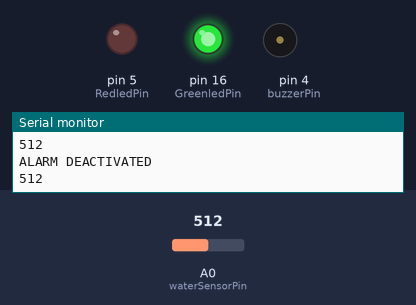
Recording of a sketch running on a simulated Arduino Uno, built with avr-gcc and run on an emulated ATmega328P. Parts: output pins drawn as LEDs (lit = HIGH), buzzer (waves = sounding), the last lines printed to the serial monitor. Dashed ring = blinking. The inputs (shaded band) are chosen by the test bench; at power-on: A0 (waterSensorPin) = 512.

Above: at 1.2 s.
1.3 s: A0 (waterSensorPin) set to 399
2.8 s: A0 (waterSensorPin) set to 382
At 3.06 s:
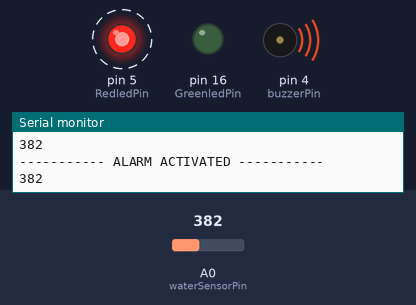
5.8 s: A0 (waterSensorPin) set to 400
At 6.8 s:
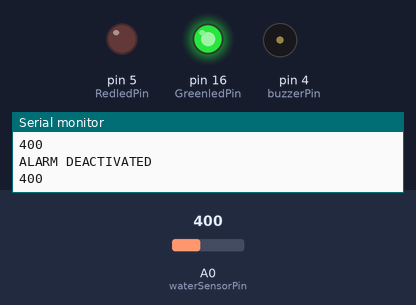
7.3 s: A0 (waterSensorPin) set to 380
At 7.58 s:
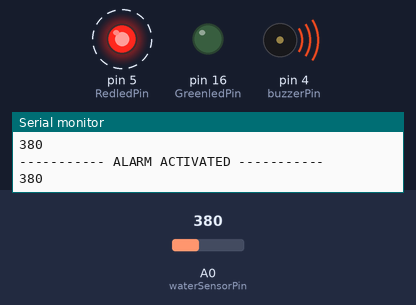
Timing chart, 0 to 11.3 s (numbered marks = the images above; inputs shaded):
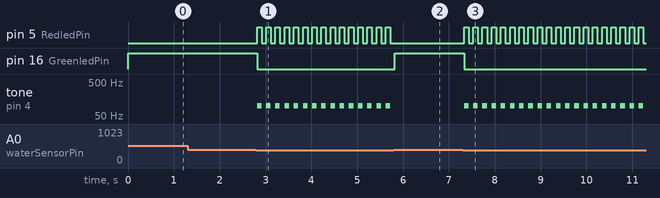

Measured:
- the behaviour switches between 390 and 389 on A0 (waterSensorPin) (found by bisection; images 0 and 1)
- after the input at 2.8 s, pin 5 (RedledPin): alternates HIGH for 0.10 s and LOW for 0.10 s, starting at once; pin 16 (GreenledPin): HIGH → LOW at once; tone on pin 4 (buzzerPin): alternates 100 Hz for 0.10 s and silent for 0.10 s, starting at once
- after the input at 5.8 s, pin 5 (RedledPin): stops changing and stays LOW; pin 16 (GreenledPin): LOW → HIGH at once; tone on pin 4 (buzzerPin): stops changing and stays silent
- after the input at 7.3 s, pin 5 (RedledPin): alternates HIGH for 0.10 s and LOW for 0.10 s, starting at once; pin 16 (GreenledPin): HIGH → LOW at once; tone on pin 4 (buzzerPin): alternates 100 Hz for 0.10 s and silent for 0.10 s, starting at once

The sketch:

water_sensor.ino
```cpp
//set pin numbers
const int RedledPin = 5;
const int buzzerPin = 4;
const int waterSensorPin = A0;
const int GreenledPin = 16;
const int ButtonPin = 14;

void setup () {
  Serial.begin(115200);
  pinMode(GreenledPin, OUTPUT);
  pinMode(RedledPin, OUTPUT);
  pinMode(buzzerPin, OUTPUT);
  pinMode(waterSensorPin, INPUT);
}

void loop() {
  int waterSensor = analogRead(waterSensorPin);  //read the state of the LDR value
  Serial.println(waterSensor);
  if (waterSensor < 390) {
    digitalWrite(GreenledPin, LOW);
    tone(buzzerPin, 100);
    digitalWrite(RedledPin, HIGH);
    delay(100);

    noTone(buzzerPin);
    digitalWrite(RedledPin, LOW);
    delay(100);

    Serial.println("----------- ALARM ACTIVATED -----------");
  }
  else {
    noTone(buzzerPin);
    digitalWrite(RedledPin, LOW);
    digitalWrite(GreenledPin, HIGH);
    delay(100);

    Serial.println("ALARM DEACTIVATED");
  }
}
```
